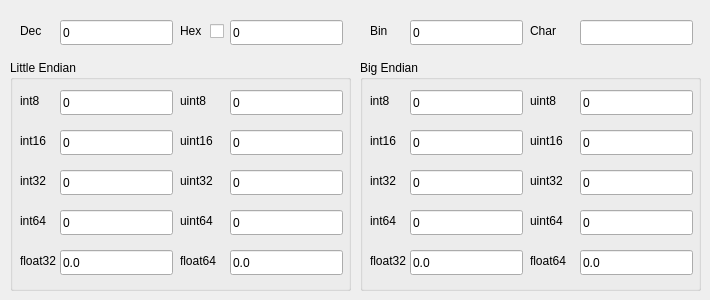
<?xml version="1.0" encoding="UTF-8"?>
<ui version="4.0">
 <class>Converter</class>
 <widget class="QWidget" name="Converter">
  <property name="geometry">
   <rect>
    <x>0</x>
    <y>0</y>
    <width>710</width>
    <height>300</height>
   </rect>
  </property>
  <property name="sizePolicy">
   <sizepolicy hsizetype="Fixed" vsizetype="Fixed">
    <horstretch>0</horstretch>
    <verstretch>0</verstretch>
   </sizepolicy>
  </property>
  <property name="minimumSize">
   <size>
    <width>710</width>
    <height>300</height>
   </size>
  </property>
  <property name="maximumSize">
   <size>
    <width>710</width>
    <height>300</height>
   </size>
  </property>
  <property name="mouseTracking">
   <bool>false</bool>
  </property>
  <property name="tabletTracking">
   <bool>false</bool>
  </property>
  <property name="windowTitle">
   <string>ProHex Converter</string>
  </property>
  <widget class="QLabel" name="DecLabel">
   <property name="geometry">
    <rect>
     <x>20</x>
     <y>20</y>
     <width>54</width>
     <height>21</height>
    </rect>
   </property>
   <property name="cursor">
    <cursorShape>WhatsThisCursor</cursorShape>
   </property>
   <property name="toolTip">
    <string comment="Decimal number">&lt;html&gt;&lt;head/&gt;&lt;body&gt;&lt;p&gt;Decimal value&lt;/p&gt;&lt;/body&gt;&lt;/html&gt;</string>
   </property>
   <property name="toolTipDuration">
    <number>1</number>
   </property>
   <property name="statusTip">
    <string/>
   </property>
   <property name="whatsThis">
    <string/>
   </property>
   <property name="accessibleName">
    <string comment="qwe" extracomment="ewq"/>
   </property>
   <property name="accessibleDescription">
    <string comment="asd" extracomment="dsa"/>
   </property>
   <property name="text">
    <string>Dec</string>
   </property>
  </widget>
  <widget class="QLabel" name="label_2">
   <property name="geometry">
    <rect>
     <x>180</x>
     <y>20</y>
     <width>54</width>
     <height>21</height>
    </rect>
   </property>
   <property name="cursor">
    <cursorShape>WhatsThisCursor</cursorShape>
   </property>
   <property name="toolTip">
    <string comment="Hexadecimal number">&lt;html&gt;&lt;head/&gt;&lt;body&gt;&lt;p&gt;Hexadecimal value&lt;/p&gt;&lt;/body&gt;&lt;/html&gt;</string>
   </property>
   <property name="text">
    <string>Hex</string>
   </property>
  </widget>
  <widget class="QLabel" name="label_3">
   <property name="geometry">
    <rect>
     <x>370</x>
     <y>20</y>
     <width>54</width>
     <height>21</height>
    </rect>
   </property>
   <property name="cursor">
    <cursorShape>WhatsThisCursor</cursorShape>
   </property>
   <property name="toolTip">
    <string comment="Binary number">&lt;html&gt;&lt;head/&gt;&lt;body&gt;&lt;p&gt;Binary value&lt;/p&gt;&lt;/body&gt;&lt;/html&gt;</string>
   </property>
   <property name="text">
    <string>Bin</string>
   </property>
  </widget>
  <widget class="QLineEdit" name="DecInput">
   <property name="geometry">
    <rect>
     <x>60</x>
     <y>20</y>
     <width>113</width>
     <height>25</height>
    </rect>
   </property>
   <property name="toolTip">
    <string comment="reh" extracomment="her"/>
   </property>
   <property name="text">
    <string>0</string>
   </property>
   <property name="maxLength">
    <number>18</number>
   </property>
  </widget>
  <widget class="QLineEdit" name="HexInput">
   <property name="geometry">
    <rect>
     <x>230</x>
     <y>20</y>
     <width>113</width>
     <height>25</height>
    </rect>
   </property>
   <property name="toolTip">
    <string>&lt;html&gt;&lt;head/&gt;&lt;body&gt;&lt;p&gt;&lt;br/&gt;&lt;/p&gt;&lt;/body&gt;&lt;/html&gt;</string>
   </property>
   <property name="text">
    <string>0</string>
   </property>
   <property name="maxLength">
    <number>16</number>
   </property>
  </widget>
  <widget class="QLineEdit" name="BinInput">
   <property name="geometry">
    <rect>
     <x>410</x>
     <y>20</y>
     <width>113</width>
     <height>25</height>
    </rect>
   </property>
   <property name="text">
    <string>0</string>
   </property>
   <property name="maxLength">
    <number>64</number>
   </property>
  </widget>
  <widget class="QLabel" name="label_7">
   <property name="geometry">
    <rect>
     <x>530</x>
     <y>20</y>
     <width>54</width>
     <height>21</height>
    </rect>
   </property>
   <property name="cursor">
    <cursorShape>WhatsThisCursor</cursorShape>
   </property>
   <property name="toolTip">
    <string comment="ASCII character">&lt;html&gt;&lt;head/&gt;&lt;body&gt;&lt;p&gt;ASCII Character&lt;/p&gt;&lt;/body&gt;&lt;/html&gt;</string>
   </property>
   <property name="text">
    <string>Char</string>
   </property>
  </widget>
  <widget class="QGroupBox" name="LittleEndianGroup">
   <property name="geometry">
    <rect>
     <x>10</x>
     <y>60</y>
     <width>341</width>
     <height>231</height>
    </rect>
   </property>
   <property name="title">
    <string>Little Endian</string>
   </property>
   <widget class="QLineEdit" name="Int8LEInput">
    <property name="geometry">
     <rect>
      <x>50</x>
      <y>30</y>
      <width>113</width>
      <height>25</height>
     </rect>
    </property>
    <property name="text">
     <string>0</string>
    </property>
    <property name="readOnly">
     <bool>true</bool>
    </property>
   </widget>
   <widget class="QLabel" name="label_4">
    <property name="geometry">
     <rect>
      <x>10</x>
      <y>30</y>
      <width>54</width>
      <height>21</height>
     </rect>
    </property>
    <property name="font">
     <font>
      <weight>50</weight>
      <italic>false</italic>
      <bold>false</bold>
     </font>
    </property>
    <property name="cursor">
     <cursorShape>WhatsThisCursor</cursorShape>
    </property>
    <property name="toolTip">
     <string>&lt;html&gt;&lt;head/&gt;&lt;body&gt;&lt;p&gt;signed int8&lt;/p&gt;&lt;p&gt;C: char, signed char&lt;/p&gt;&lt;p&gt;C#: sbyte&lt;/p&gt;&lt;p&gt;8 bits (1 byte): -128 ... 127&lt;/p&gt;&lt;/body&gt;&lt;/html&gt;</string>
    </property>
    <property name="text">
     <string>int8</string>
    </property>
   </widget>
   <widget class="QLabel" name="label_5">
    <property name="geometry">
     <rect>
      <x>10</x>
      <y>70</y>
      <width>54</width>
      <height>21</height>
     </rect>
    </property>
    <property name="cursor">
     <cursorShape>WhatsThisCursor</cursorShape>
    </property>
    <property name="toolTip">
     <string>&lt;html&gt;&lt;head/&gt;&lt;body&gt;&lt;p&gt;signed int16&lt;/p&gt;&lt;p&gt;C: short, signed short&lt;/p&gt;&lt;p&gt;C#: short, char&lt;/p&gt;&lt;p&gt;16 bits (2 bytes): -32.768 ... 32.767&lt;/p&gt;&lt;/body&gt;&lt;/html&gt;</string>
    </property>
    <property name="text">
     <string>int16</string>
    </property>
   </widget>
   <widget class="QLabel" name="label_6">
    <property name="geometry">
     <rect>
      <x>10</x>
      <y>110</y>
      <width>54</width>
      <height>21</height>
     </rect>
    </property>
    <property name="cursor">
     <cursorShape>WhatsThisCursor</cursorShape>
    </property>
    <property name="toolTip">
     <string>&lt;html&gt;&lt;head/&gt;&lt;body&gt;&lt;p&gt;signed int32&lt;/p&gt;&lt;p&gt;C: int, signed int&lt;/p&gt;&lt;p&gt;C#: int&lt;/p&gt;&lt;p&gt;32 bits (4 bytes): -2,147,483,648 ... 2,147,483,647&lt;/p&gt;&lt;/body&gt;&lt;/html&gt;</string>
    </property>
    <property name="text">
     <string>int32</string>
    </property>
   </widget>
   <widget class="QLabel" name="label_8">
    <property name="geometry">
     <rect>
      <x>10</x>
      <y>150</y>
      <width>54</width>
      <height>21</height>
     </rect>
    </property>
    <property name="cursor">
     <cursorShape>WhatsThisCursor</cursorShape>
    </property>
    <property name="toolTip">
     <string>&lt;html&gt;&lt;head/&gt;&lt;body&gt;&lt;p&gt;signed int64&lt;/p&gt;&lt;p&gt;C: long long, signed long long&lt;/p&gt;&lt;p&gt;C#: long&lt;/p&gt;&lt;p&gt;64 bits (8 bytes): -9,223,372,036,854,775,808 ... 9,223,372,036,854,775,807&lt;/p&gt;&lt;/body&gt;&lt;/html&gt;</string>
    </property>
    <property name="text">
     <string>int64</string>
    </property>
   </widget>
   <widget class="QLabel" name="label_9">
    <property name="geometry">
     <rect>
      <x>10</x>
      <y>190</y>
      <width>54</width>
      <height>21</height>
     </rect>
    </property>
    <property name="cursor">
     <cursorShape>WhatsThisCursor</cursorShape>
    </property>
    <property name="toolTip">
     <string>&lt;html&gt;&lt;head/&gt;&lt;body&gt;&lt;p&gt;float32&lt;/p&gt;&lt;p&gt;C: float&lt;/p&gt;&lt;p&gt;C#: float&lt;/p&gt;&lt;p&gt;32 bits (4 bytes): 1.2E-38 ... 3.4E+38&lt;/p&gt;&lt;/body&gt;&lt;/html&gt;</string>
    </property>
    <property name="text">
     <string>float32</string>
    </property>
   </widget>
   <widget class="QLineEdit" name="Float32LEInput">
    <property name="geometry">
     <rect>
      <x>50</x>
      <y>190</y>
      <width>113</width>
      <height>25</height>
     </rect>
    </property>
    <property name="text">
     <string>0.0</string>
    </property>
    <property name="readOnly">
     <bool>true</bool>
    </property>
   </widget>
   <widget class="QLineEdit" name="Int64LEInput">
    <property name="geometry">
     <rect>
      <x>50</x>
      <y>150</y>
      <width>113</width>
      <height>25</height>
     </rect>
    </property>
    <property name="text">
     <string>0</string>
    </property>
    <property name="readOnly">
     <bool>true</bool>
    </property>
   </widget>
   <widget class="QLineEdit" name="Int32LEInput">
    <property name="geometry">
     <rect>
      <x>50</x>
      <y>110</y>
      <width>113</width>
      <height>25</height>
     </rect>
    </property>
    <property name="text">
     <string>0</string>
    </property>
    <property name="readOnly">
     <bool>true</bool>
    </property>
   </widget>
   <widget class="QLineEdit" name="Int16LEInput">
    <property name="geometry">
     <rect>
      <x>50</x>
      <y>70</y>
      <width>113</width>
      <height>25</height>
     </rect>
    </property>
    <property name="text">
     <string>0</string>
    </property>
    <property name="readOnly">
     <bool>true</bool>
    </property>
   </widget>
   <widget class="QLabel" name="label_10">
    <property name="geometry">
     <rect>
      <x>170</x>
      <y>30</y>
      <width>54</width>
      <height>21</height>
     </rect>
    </property>
    <property name="cursor">
     <cursorShape>WhatsThisCursor</cursorShape>
    </property>
    <property name="toolTip">
     <string>&lt;html&gt;&lt;head/&gt;&lt;body&gt;&lt;p&gt;unsigned int8&lt;/p&gt;&lt;p&gt;C: char, unsigned char&lt;/p&gt;&lt;p&gt;C#: byte&lt;/p&gt;&lt;p&gt;8 bits (1 byte): 0 ... 255&lt;/p&gt;&lt;/body&gt;&lt;/html&gt;</string>
    </property>
    <property name="text">
     <string>uint8</string>
    </property>
   </widget>
   <widget class="QLineEdit" name="Uint8LEInput">
    <property name="geometry">
     <rect>
      <x>220</x>
      <y>30</y>
      <width>113</width>
      <height>25</height>
     </rect>
    </property>
    <property name="text">
     <string>0</string>
    </property>
    <property name="readOnly">
     <bool>true</bool>
    </property>
   </widget>
   <widget class="QLineEdit" name="Uint16LEInput">
    <property name="geometry">
     <rect>
      <x>220</x>
      <y>70</y>
      <width>113</width>
      <height>25</height>
     </rect>
    </property>
    <property name="text">
     <string>0</string>
    </property>
    <property name="readOnly">
     <bool>true</bool>
    </property>
   </widget>
   <widget class="QLineEdit" name="Uint32LEInput">
    <property name="geometry">
     <rect>
      <x>220</x>
      <y>110</y>
      <width>113</width>
      <height>25</height>
     </rect>
    </property>
    <property name="text">
     <string>0</string>
    </property>
    <property name="readOnly">
     <bool>true</bool>
    </property>
   </widget>
   <widget class="QLineEdit" name="Uint64LEInput">
    <property name="geometry">
     <rect>
      <x>220</x>
      <y>150</y>
      <width>113</width>
      <height>25</height>
     </rect>
    </property>
    <property name="text">
     <string>0</string>
    </property>
    <property name="readOnly">
     <bool>true</bool>
    </property>
   </widget>
   <widget class="QLineEdit" name="Float64LEInput">
    <property name="geometry">
     <rect>
      <x>220</x>
      <y>190</y>
      <width>113</width>
      <height>25</height>
     </rect>
    </property>
    <property name="text">
     <string>0.0</string>
    </property>
    <property name="readOnly">
     <bool>true</bool>
    </property>
   </widget>
   <widget class="QLabel" name="label_16">
    <property name="geometry">
     <rect>
      <x>170</x>
      <y>190</y>
      <width>54</width>
      <height>21</height>
     </rect>
    </property>
    <property name="cursor">
     <cursorShape>WhatsThisCursor</cursorShape>
    </property>
    <property name="toolTip">
     <string>&lt;html&gt;&lt;head/&gt;&lt;body&gt;&lt;p&gt;float64&lt;/p&gt;&lt;p&gt;C: double&lt;/p&gt;&lt;p&gt;C#: double&lt;/p&gt;&lt;p&gt;64 bits (8 bytes): 2.3E-308 ... 1.7E+308&lt;/p&gt;&lt;/body&gt;&lt;/html&gt;</string>
    </property>
    <property name="text">
     <string>float64</string>
    </property>
   </widget>
   <widget class="QLabel" name="label_17">
    <property name="geometry">
     <rect>
      <x>170</x>
      <y>70</y>
      <width>54</width>
      <height>21</height>
     </rect>
    </property>
    <property name="cursor">
     <cursorShape>WhatsThisCursor</cursorShape>
    </property>
    <property name="toolTip">
     <string>&lt;html&gt;&lt;head/&gt;&lt;body&gt;&lt;p&gt;unsigned int16&lt;/p&gt;&lt;p&gt;C: unsigned short&lt;/p&gt;&lt;p&gt;C#: ushort, uchar&lt;/p&gt;&lt;p&gt;16 bits (2 bytes): 0 ... 65535&lt;/p&gt;&lt;/body&gt;&lt;/html&gt;</string>
    </property>
    <property name="text">
     <string>uint16</string>
    </property>
   </widget>
   <widget class="QLabel" name="label_18">
    <property name="geometry">
     <rect>
      <x>170</x>
      <y>110</y>
      <width>54</width>
      <height>21</height>
     </rect>
    </property>
    <property name="cursor">
     <cursorShape>WhatsThisCursor</cursorShape>
    </property>
    <property name="toolTip">
     <string>&lt;html&gt;&lt;head/&gt;&lt;body&gt;&lt;p&gt;unsigned int32&lt;/p&gt;&lt;p&gt;C: unsigned int&lt;/p&gt;&lt;p&gt;C#: uint&lt;/p&gt;&lt;p&gt;32 bits (4 bytes): 0 ... 4,294,967,295&lt;/p&gt;&lt;/body&gt;&lt;/html&gt;</string>
    </property>
    <property name="text">
     <string>uint32</string>
    </property>
   </widget>
   <widget class="QLabel" name="label_19">
    <property name="geometry">
     <rect>
      <x>170</x>
      <y>150</y>
      <width>54</width>
      <height>21</height>
     </rect>
    </property>
    <property name="cursor">
     <cursorShape>WhatsThisCursor</cursorShape>
    </property>
    <property name="toolTip">
     <string>&lt;html&gt;&lt;head/&gt;&lt;body&gt;&lt;p&gt;unsigned int64&lt;/p&gt;&lt;p&gt;C: unsigned long long&lt;/p&gt;&lt;p&gt;C#: ulong&lt;/p&gt;&lt;p&gt;64 bits (8 bytes): 0 ... 18,446,744,073,709,551,615&lt;/p&gt;&lt;/body&gt;&lt;/html&gt;</string>
    </property>
    <property name="text">
     <string>uint64</string>
    </property>
   </widget>
  </widget>
  <widget class="QGroupBox" name="BigEndianGroup">
   <property name="geometry">
    <rect>
     <x>360</x>
     <y>60</y>
     <width>341</width>
     <height>231</height>
    </rect>
   </property>
   <property name="title">
    <string>Big Endian</string>
   </property>
   <widget class="QLineEdit" name="Int16BEInput">
    <property name="geometry">
     <rect>
      <x>50</x>
      <y>70</y>
      <width>113</width>
      <height>25</height>
     </rect>
    </property>
    <property name="text">
     <string>0</string>
    </property>
    <property name="readOnly">
     <bool>true</bool>
    </property>
   </widget>
   <widget class="QLabel" name="label_15">
    <property name="geometry">
     <rect>
      <x>10</x>
      <y>110</y>
      <width>54</width>
      <height>21</height>
     </rect>
    </property>
    <property name="cursor">
     <cursorShape>WhatsThisCursor</cursorShape>
    </property>
    <property name="toolTip">
     <string>&lt;html&gt;&lt;head/&gt;&lt;body&gt;&lt;p&gt;signed int32&lt;/p&gt;&lt;p&gt;C: int, signed int&lt;/p&gt;&lt;p&gt;C#: int&lt;/p&gt;&lt;p&gt;32 bits (4 bytes): -2,147,483,648 ... 2,147,483,647&lt;/p&gt;&lt;/body&gt;&lt;/html&gt;</string>
    </property>
    <property name="text">
     <string>int32</string>
    </property>
   </widget>
   <widget class="QLabel" name="label_11">
    <property name="geometry">
     <rect>
      <x>10</x>
      <y>190</y>
      <width>54</width>
      <height>21</height>
     </rect>
    </property>
    <property name="cursor">
     <cursorShape>WhatsThisCursor</cursorShape>
    </property>
    <property name="toolTip">
     <string>&lt;html&gt;&lt;head/&gt;&lt;body&gt;&lt;p&gt;float32&lt;/p&gt;&lt;p&gt;C: float&lt;/p&gt;&lt;p&gt;C#: float&lt;/p&gt;&lt;p&gt;32 bits (4 bytes): 1.2E-38 ... 3.4E+38&lt;/p&gt;&lt;/body&gt;&lt;/html&gt;</string>
    </property>
    <property name="text">
     <string>float32</string>
    </property>
   </widget>
   <widget class="QLabel" name="label_14">
    <property name="geometry">
     <rect>
      <x>10</x>
      <y>70</y>
      <width>54</width>
      <height>21</height>
     </rect>
    </property>
    <property name="cursor">
     <cursorShape>WhatsThisCursor</cursorShape>
    </property>
    <property name="toolTip">
     <string>&lt;html&gt;&lt;head/&gt;&lt;body&gt;&lt;p&gt;signed int16&lt;/p&gt;&lt;p&gt;C: short, signed short&lt;/p&gt;&lt;p&gt;C#: short, char&lt;/p&gt;&lt;p&gt;16 bits (2 bytes): -32.768 ... 32.767&lt;/p&gt;&lt;/body&gt;&lt;/html&gt;</string>
    </property>
    <property name="text">
     <string>int16</string>
    </property>
   </widget>
   <widget class="QLabel" name="label_12">
    <property name="geometry">
     <rect>
      <x>10</x>
      <y>30</y>
      <width>54</width>
      <height>21</height>
     </rect>
    </property>
    <property name="cursor">
     <cursorShape>WhatsThisCursor</cursorShape>
    </property>
    <property name="toolTip">
     <string>&lt;html&gt;&lt;head/&gt;&lt;body&gt;&lt;p&gt;signed int8&lt;/p&gt;&lt;p&gt;C: char, signed char&lt;/p&gt;&lt;p&gt;C#: sbyte&lt;/p&gt;&lt;p&gt;8 bits (1 byte): -128 ... 127&lt;/p&gt;&lt;/body&gt;&lt;/html&gt;</string>
    </property>
    <property name="text">
     <string>int8</string>
    </property>
   </widget>
   <widget class="QLineEdit" name="Int64BEInput">
    <property name="geometry">
     <rect>
      <x>50</x>
      <y>150</y>
      <width>113</width>
      <height>25</height>
     </rect>
    </property>
    <property name="text">
     <string>0</string>
    </property>
    <property name="readOnly">
     <bool>true</bool>
    </property>
   </widget>
   <widget class="QLabel" name="label_13">
    <property name="geometry">
     <rect>
      <x>10</x>
      <y>150</y>
      <width>54</width>
      <height>21</height>
     </rect>
    </property>
    <property name="cursor">
     <cursorShape>WhatsThisCursor</cursorShape>
    </property>
    <property name="toolTip">
     <string>&lt;html&gt;&lt;head/&gt;&lt;body&gt;&lt;p&gt;signed int64&lt;/p&gt;&lt;p&gt;C: long long, signed long long&lt;/p&gt;&lt;p&gt;C#: long&lt;/p&gt;&lt;p&gt;64 bits (8 bytes): -9,223,372,036,854,775,808 ... 9,223,372,036,854,775,807&lt;/p&gt;&lt;/body&gt;&lt;/html&gt;</string>
    </property>
    <property name="text">
     <string>int64</string>
    </property>
   </widget>
   <widget class="QLineEdit" name="Float32BEInput">
    <property name="geometry">
     <rect>
      <x>50</x>
      <y>190</y>
      <width>113</width>
      <height>25</height>
     </rect>
    </property>
    <property name="text">
     <string>0.0</string>
    </property>
    <property name="readOnly">
     <bool>true</bool>
    </property>
   </widget>
   <widget class="QLineEdit" name="Int8BEInput">
    <property name="geometry">
     <rect>
      <x>50</x>
      <y>30</y>
      <width>113</width>
      <height>25</height>
     </rect>
    </property>
    <property name="text">
     <string>0</string>
    </property>
    <property name="readOnly">
     <bool>true</bool>
    </property>
   </widget>
   <widget class="QLineEdit" name="Int32BEInput">
    <property name="geometry">
     <rect>
      <x>50</x>
      <y>110</y>
      <width>113</width>
      <height>25</height>
     </rect>
    </property>
    <property name="text">
     <string>0</string>
    </property>
    <property name="readOnly">
     <bool>true</bool>
    </property>
   </widget>
   <widget class="QLineEdit" name="Uint64BEInput">
    <property name="geometry">
     <rect>
      <x>220</x>
      <y>150</y>
      <width>113</width>
      <height>25</height>
     </rect>
    </property>
    <property name="text">
     <string>0</string>
    </property>
    <property name="readOnly">
     <bool>true</bool>
    </property>
   </widget>
   <widget class="QLabel" name="label_20">
    <property name="geometry">
     <rect>
      <x>170</x>
      <y>150</y>
      <width>54</width>
      <height>21</height>
     </rect>
    </property>
    <property name="cursor">
     <cursorShape>WhatsThisCursor</cursorShape>
    </property>
    <property name="toolTip">
     <string>&lt;html&gt;&lt;head/&gt;&lt;body&gt;&lt;p&gt;unsigned int64&lt;/p&gt;&lt;p&gt;C: unsigned long long&lt;/p&gt;&lt;p&gt;C#: ulong&lt;/p&gt;&lt;p&gt;64 bits (8 bytes): 0 ... 18,446,744,073,709,551,615&lt;/p&gt;&lt;/body&gt;&lt;/html&gt;</string>
    </property>
    <property name="text">
     <string>uint64</string>
    </property>
   </widget>
   <widget class="QLabel" name="label_21">
    <property name="geometry">
     <rect>
      <x>170</x>
      <y>110</y>
      <width>54</width>
      <height>21</height>
     </rect>
    </property>
    <property name="cursor">
     <cursorShape>WhatsThisCursor</cursorShape>
    </property>
    <property name="toolTip">
     <string>&lt;html&gt;&lt;head/&gt;&lt;body&gt;&lt;p&gt;unsigned int32&lt;/p&gt;&lt;p&gt;C: unsigned int&lt;/p&gt;&lt;p&gt;C#: uint&lt;/p&gt;&lt;p&gt;32 bits (4 bytes): 0 ... 4,294,967,295&lt;/p&gt;&lt;/body&gt;&lt;/html&gt;</string>
    </property>
    <property name="text">
     <string>uint32</string>
    </property>
   </widget>
   <widget class="QLabel" name="label_22">
    <property name="geometry">
     <rect>
      <x>170</x>
      <y>30</y>
      <width>54</width>
      <height>21</height>
     </rect>
    </property>
    <property name="cursor">
     <cursorShape>WhatsThisCursor</cursorShape>
    </property>
    <property name="toolTip">
     <string>&lt;html&gt;&lt;head/&gt;&lt;body&gt;&lt;p&gt;unsigned int8&lt;/p&gt;&lt;p&gt;C: char, unsigned char&lt;/p&gt;&lt;p&gt;C#: byte&lt;/p&gt;&lt;p&gt;8 bits (1 byte): 0 ... 255&lt;/p&gt;&lt;/body&gt;&lt;/html&gt;</string>
    </property>
    <property name="text">
     <string>uint8</string>
    </property>
   </widget>
   <widget class="QLineEdit" name="Float64BEInput">
    <property name="geometry">
     <rect>
      <x>220</x>
      <y>190</y>
      <width>113</width>
      <height>25</height>
     </rect>
    </property>
    <property name="text">
     <string>0.0</string>
    </property>
    <property name="readOnly">
     <bool>true</bool>
    </property>
   </widget>
   <widget class="QLineEdit" name="Uint8BEInput">
    <property name="geometry">
     <rect>
      <x>220</x>
      <y>30</y>
      <width>113</width>
      <height>25</height>
     </rect>
    </property>
    <property name="text">
     <string>0</string>
    </property>
    <property name="readOnly">
     <bool>true</bool>
    </property>
   </widget>
   <widget class="QLabel" name="label_23">
    <property name="geometry">
     <rect>
      <x>170</x>
      <y>190</y>
      <width>54</width>
      <height>21</height>
     </rect>
    </property>
    <property name="cursor">
     <cursorShape>WhatsThisCursor</cursorShape>
    </property>
    <property name="toolTip">
     <string>&lt;html&gt;&lt;head/&gt;&lt;body&gt;&lt;p&gt;float64&lt;/p&gt;&lt;p&gt;C: double&lt;/p&gt;&lt;p&gt;C#: double&lt;/p&gt;&lt;p&gt;64 bits (8 bytes): 2.3E-308 ... 1.7E+308&lt;/p&gt;&lt;/body&gt;&lt;/html&gt;</string>
    </property>
    <property name="text">
     <string>float64</string>
    </property>
   </widget>
   <widget class="QLineEdit" name="Uint32BEInput">
    <property name="geometry">
     <rect>
      <x>220</x>
      <y>110</y>
      <width>113</width>
      <height>25</height>
     </rect>
    </property>
    <property name="text">
     <string>0</string>
    </property>
    <property name="readOnly">
     <bool>true</bool>
    </property>
   </widget>
   <widget class="QLineEdit" name="Uint16BEInput">
    <property name="geometry">
     <rect>
      <x>220</x>
      <y>70</y>
      <width>113</width>
      <height>25</height>
     </rect>
    </property>
    <property name="text">
     <string>0</string>
    </property>
    <property name="readOnly">
     <bool>true</bool>
    </property>
   </widget>
   <widget class="QLabel" name="label_24">
    <property name="geometry">
     <rect>
      <x>170</x>
      <y>70</y>
      <width>54</width>
      <height>21</height>
     </rect>
    </property>
    <property name="cursor">
     <cursorShape>WhatsThisCursor</cursorShape>
    </property>
    <property name="toolTip">
     <string>&lt;html&gt;&lt;head/&gt;&lt;body&gt;&lt;p&gt;unsigned int16&lt;/p&gt;&lt;p&gt;C: unsigned short&lt;/p&gt;&lt;p&gt;C#: ushort, uchar&lt;/p&gt;&lt;p&gt;16 bits (2 bytes): 0 ... 65535&lt;/p&gt;&lt;/body&gt;&lt;/html&gt;</string>
    </property>
    <property name="text">
     <string>uint16</string>
    </property>
   </widget>
  </widget>
  <widget class="QLineEdit" name="CharInput">
   <property name="geometry">
    <rect>
     <x>580</x>
     <y>20</y>
     <width>113</width>
     <height>25</height>
    </rect>
   </property>
   <property name="maxLength">
    <number>1</number>
   </property>
  </widget>
  <widget class="QCheckBox" name="hexCheckbox">
   <property name="geometry">
    <rect>
     <x>210</x>
     <y>20</y>
     <width>16</width>
     <height>23</height>
    </rect>
   </property>
   <property name="toolTip">
    <string>&lt;html&gt;&lt;head/&gt;&lt;body&gt;&lt;p&gt;Toggle Hex Mode&lt;/p&gt;&lt;/body&gt;&lt;/html&gt;</string>
   </property>
   <property name="whatsThis">
    <string>Toggle all possible fields to HEX Mode</string>
   </property>
   <property name="accessibleName">
    <string>HEX Mode</string>
   </property>
   <property name="accessibleDescription">
    <string>Toggle all possible fields to HEX Mode</string>
   </property>
   <property name="text">
    <string/>
   </property>
  </widget>
  <zorder>LittleEndianGroup</zorder>
  <zorder>DecLabel</zorder>
  <zorder>label_2</zorder>
  <zorder>label_3</zorder>
  <zorder>DecInput</zorder>
  <zorder>HexInput</zorder>
  <zorder>BinInput</zorder>
  <zorder>label_7</zorder>
  <zorder>BigEndianGroup</zorder>
  <zorder>CharInput</zorder>
  <zorder>hexCheckbox</zorder>
 </widget>
 <resources/>
 <connections/>
</ui>
